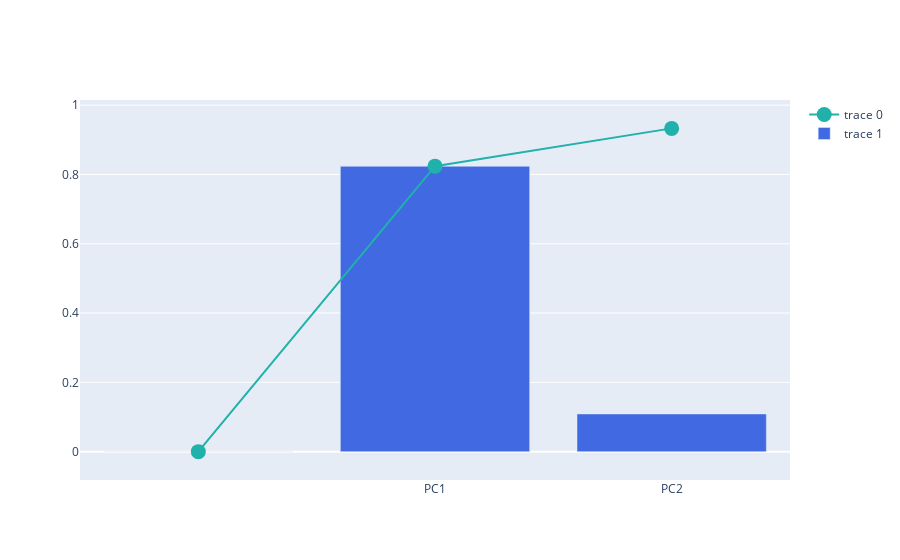

Notebook source saved alongside this figure:
### Code cell
# explained variance + cumulative variance
# https://plotly.com/python/creating-and-updating-figures

import plotly.graph_objects as go
fig = go.Figure()

fig.add_trace(
    go.Scatter(
        x=df_explained_variance['PC'],
        y=df_explained_variance['Cumulative Variance'],
        marker=dict(size=15, color='LightSeaGreen')
    ))

fig.add_trace(
    go.Bar(
        x=df_explained_variance['PC'],
        y=df_explained_variance['Explained Variance'],
        marker=dict(color='RoyalBlue')
    ))

fig.show()

### Figure 1 — Plotly figure (JSON) as saved in the notebook; plotly's stock layout.template omitted (floating-point values rounded to 4 significant figures)
{"data": [{"marker": {"color": "LightSeaGreen", "size": 15}, "type": "scatter", "x": ["", "PC1", "PC2"], "y": [0, 0.824, 0.933]}, {"marker": {"color": "RoyalBlue"}, "type": "bar", "x": ["", "PC1", "PC2"], "y": [0, 0.8236, 0.1088]}], "layout": {}}
